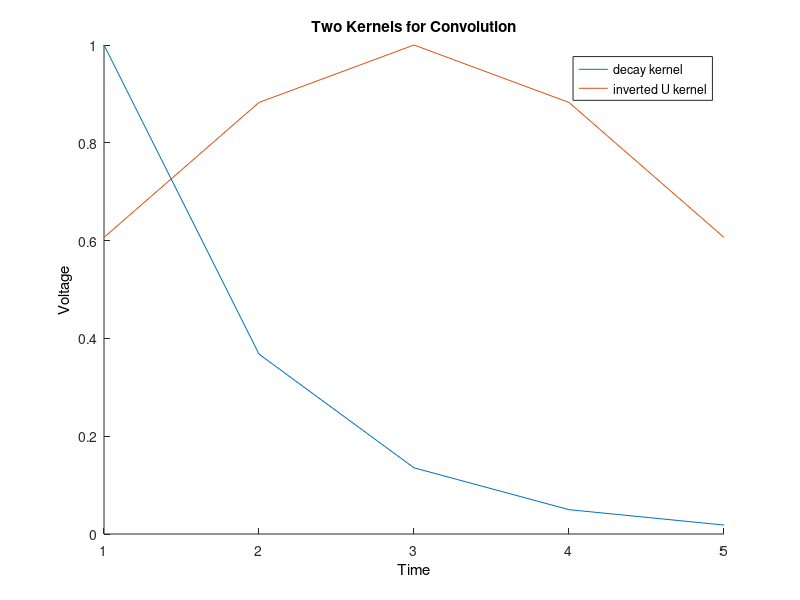

This chart was generated by the following MATLAB code:
%{
    Problem Intro.
    Create two kernels for convolution: one that looks like an inverted U and one that looks like a decay function. 
    There is no need to be too sophisticated in generating, for example, a Gaussian and an exponential; 
    numerical approximations are fine
%}

kt = linspace(0, 4, 5)
kernel_decay = exp(-kt)
kernel_inverted_U = gaussmf(kt, [2 2])

hold on

plot(kernel_decay, 'DisplayName', "decay kernel");
plot(kernel_inverted_U, 'DisplayName', "inverted U kernel");
set(get(gca, 'XLabel'), 'String', 'Time');
set(get(gca, 'YLabel'), 'String', 'Voltage');
set(get(gca, 'Title'), 'String', 'Two Kernels for Convolution');

legend

hold off
